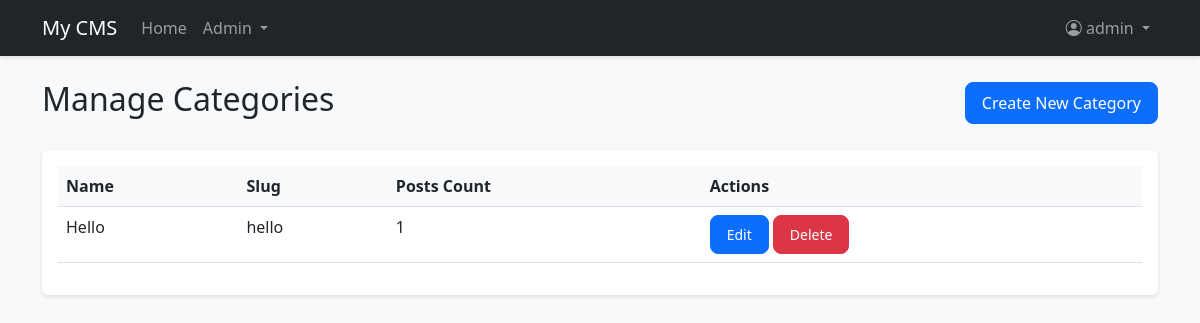
Page /admin/categories (signed in) on the committed database.
### app/models.py (models this page shows, shortened)
class Settings(db.Model):
    __tablename__ = 'settings'
    _cache = {}
    id = db.Column(db.Integer, primary_key=True)
    key = db.Column(db.String(50), unique=True, nullable=False)
    value = db.Column(db.String(500))
    type = db.Column(db.String(20), default='string')
    description = db.Column(db.String(200))
    @staticmethod
    def get(key, default=None):
        setting = Settings.query.filter_by(key=key).first()
        if setting is None:
            return default
        try:
            if setting.type == 'boolean':
                return setting.value.lower() in ('true', '1', 'yes', 'on')
            elif setting.type == 'integer':
                return int(float(setting.value))
            elif setting.type == 'float':
                return float(setting.value)
            elif setting.type == 'json':
                return json.loads(setting.value)
            else:  # string
                return setting.value
        except (ValueError, json.JSONDecodeError) as e:
            current_app.logger.error(f"Error converting setting {key}: {str(e)}")
            return default

class User(UserMixin, db.Model):
    id = db.Column(db.Integer, primary_key=True)
    username = db.Column(db.String(64), unique=True, nullable=False)
    email = db.Column(db.String(120), unique=True, nullable=False)
    password_hash = db.Column(db.String(128))
    is_admin = db.Column(db.Boolean, default=False)
    is_active = db.Column(db.Boolean, default=True)
    created_at = db.Column(db.DateTime, default=datetime.utcnow)
    last_seen = db.Column(db.DateTime, default=datetime.utcnow)
    profile_image = db.Column(db.String(200))
    bio = db.Column(db.Text)
    website = db.Column(db.String(200))
    social_facebook = db.Column(db.String(200))
    social_twitter = db.Column(db.String(200))
    social_instagram = db.Column(db.String(200))
    email_confirmed = db.Column(db.Boolean, default=False)
    role_id = db.Column(db.Integer, db.ForeignKey('role.id'))
    last_activity = db.Column(db.DateTime, default=datetime.utcnow)
    failed_login_attempts = db.Column(db.Integer, default=0)
    account_locked = db.Column(db.Boolean, default=False)
    account_locked_until = db.Column(db.DateTime)
    must_change_password = db.Column(db.Boolean, default=False)
    password_changed_at = db.Column(db.DateTime)
    posts = db.relationship('Post', backref='author', lazy='dynamic')
    comments = db.relationship('Comment', backref='author', lazy='dynamic')
    likes = db.relationship('Like', backref='user', lazy='dynamic')
    page_views = db.relationship('PageView', back_populates='user', lazy='dynamic')

class Category(db.Model):
    id = db.Column(db.Integer, primary_key=True)
    name = db.Column(db.String(64), unique=True, nullable=False)
    slug = db.Column(db.String(64), unique=True, nullable=False)
    description = db.Column(db.Text)
    image = db.Column(db.String(200))
    parent_id = db.Column(db.Integer, db.ForeignKey('category.id'))
    created_at = db.Column(db.DateTime, default=datetime.utcnow)
    posts = db.relationship('Post', backref='category', lazy='dynamic')
    children = db.relationship('Category', backref=db.backref('parent', remote_side=[id]))

### app/admin/routes.py (the view)
@bp.route('/categories')
@login_required
@admin_required
def categories():
    categories = Category.query.all()
    return render_template('admin/categories.html', categories=categories)

### app/admin/routes.py (called while the page is built)
def admin_required(f):
    @wraps(f)
    def decorated_function(*args, **kwargs):
        if not current_user.is_authenticated or not current_user.is_admin:
            flash('You need to be an admin to access this page.', 'danger')
            return redirect(url_for('main.index'))
        return f(*args, **kwargs)
    return decorated_function

### app/models.py (called while the page is built)
@login_manager.user_loader
def load_user(id):
    return User.query.get(int(id))

### app/templates/admin/categories.html (shortened to what this page needs)
{% extends "base.html" %}
{% block content %}
<div class="d-flex justify-content-between align-items-center mb-4">
    <h2>Manage Categories</h2>
    <a href="{{ url_for('admin.create_category') }}" class="btn btn-primary">Create New Category</a>
</div>
<div class="card">
    <div class="card-body">
        <div class="table-responsive">
            <table class="table">
                <thead>
                    <tr>
                        <th>Name</th>
                        <th>Slug</th>
                        <th>Posts Count</th>
                        <th>Actions</th>
                    </tr>
                </thead>
                <tbody>
                    {% for category in categories %}
                    <tr>
                        <td>{{ category.name }}</td>
                        <td>{{ category.slug }}</td>
                        <td>{{ category.posts.count() }}</td>
                        <td>
                            <a href="{{ url_for('admin.edit_category', id=category.id) }}" class="btn btn-sm btn-primary">Edit</a>
                            <form action="{{ url_for('admin.delete_category', id=category.id) }}" method="POST" class="d-inline">
                                <button type="submit" class="btn btn-sm btn-danger" onclick="return confirm('Are you sure?')">Delete</button>
                            </form>
                        </td>
                    </tr>
                    {% endfor %}
                </tbody>
            </table>
        </div>
    </div>
</div>
{% endblock %}

### app/templates/base.html (shortened to what this page needs)
<!DOCTYPE html>
<html lang="en">
<head>
    <link href="https://cdn.jsdelivr.net/npm/bootstrap@5.3.0/dist/css/bootstrap.min.css" rel="stylesheet">
    <link rel="stylesheet" href="https://cdn.jsdelivr.net/npm/bootstrap-icons@1.7.2/font/bootstrap-icons.css">
    <link rel="stylesheet" href="{{ url_for('static', filename='css/style.css') }}">
</head>
<body>
    <nav class="navbar navbar-expand-lg navbar-dark bg-dark">
        <div class="container">
            <a class="navbar-brand" href="{{ url_for('main.index') }}">{{ get_setting('site_name', 'CMS') }}</a>
            <div class="collapse navbar-collapse" id="navbarNav">
                <ul class="navbar-nav me-auto">
                    <li class="nav-item">
                        <a class="nav-link" href="{{ url_for('main.index') }}">Home</a>
                    </li>
                    {% if current_user.is_authenticated and current_user.is_admin %}
                    <li class="nav-item dropdown">
                        <a class="nav-link dropdown-toggle" href="#" id="adminDropdown" role="button"
                           data-bs-toggle="dropdown" aria-expanded="false">
                            Admin
                        </a>
                    </li>
                    {% endif %}
                </ul>
                <ul class="navbar-nav">
                    {% if current_user.is_authenticated %}
                    <li class="nav-item dropdown">
                        <a class="nav-link dropdown-toggle" href="#" id="userDropdown" role="button"
                           data-bs-toggle="dropdown" aria-expanded="false">
                            <i class="bi bi-person-circle"></i> {{ current_user.username }}
                        </a>
                    </li>
                    {% endif %}
                </ul>
            </div>
        </div>
    </nav>
    <div class="container mt-4">
        {% block content %}{% endblock %}
    </div>
</body>
</html>

### app/static/css/style.css (style rules this page uses)
body { background-color: #f8f9fa; }
.card { box-shadow: 0 2px 4px rgba(0,0,0,0.1); border: none; }
.navbar { box-shadow: 0 2px 4px rgba(0,0,0,0.1); }
.table thead th { border-top: none; background-color: #f8f9fa; }
.btn { border-radius: 0.5rem; padding: 0.5rem 1rem; }

### rows in the picture
Settings: type+value "My CMS"
User: username "admin"
Category: name "Hello", slug "hello", posts.count "1"
